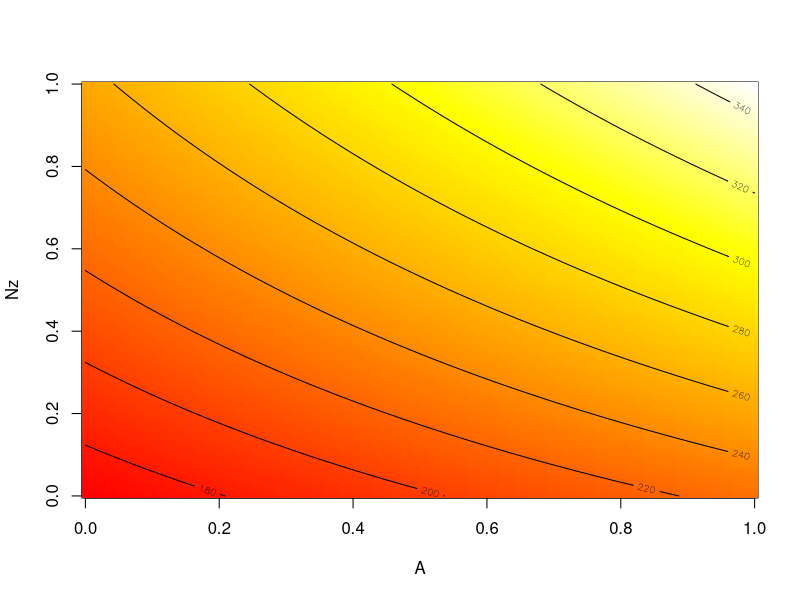
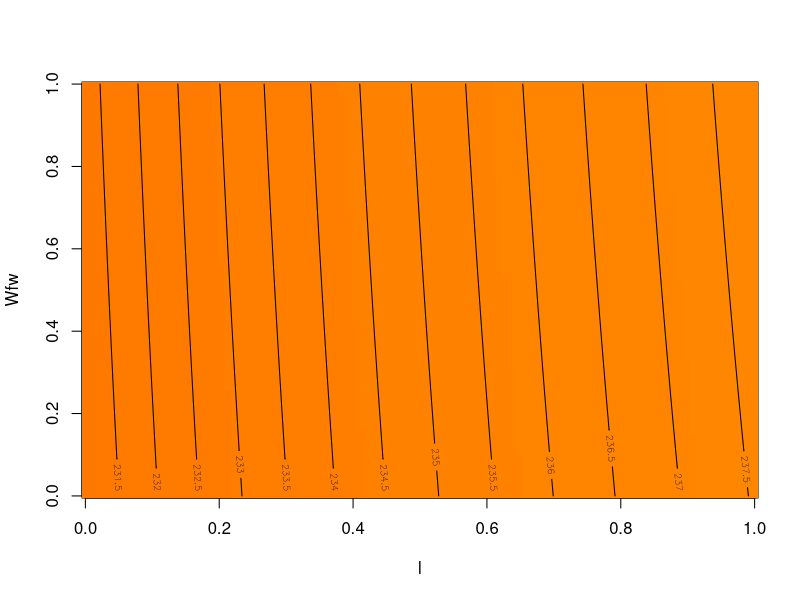

Write R code to recreate these figures, in order.
## Aircraft wing weight example

# S_w      Wing area
# W_fw     Weight of fuel in wing (lb)
# A        Aspect ratios
# \Lambda  Quarter-chord sweep (deg)
# q        Dynamic pressure at cruise (lb/ft^2)
# \lambda  Taper ratio
# R_tc     Aerofoil thickness to chord ratio
# N_z      Ultimate load factor
# W_dg     Final design gross weight (lb)


# wing weight function

wingwt <- function(Sw=0.48, Wfw=0.4, A=0.38, L=0.5, q=0.62, l=0.344, 
                   Rtc=0.4, Nz=0.37, Wdg=0.38)
{
  # put coded inputs back on natural scale
  Sw <- Sw*(200 - 150) + 150 
  Wfw <- Wfw*(300 - 220) + 220 
  A <- A*(10 - 6) + 6 
  L <- (L*(10 - (-10)) - 10) * pi/180
  q <- q*(45 - 16) + 16 
  l <- l*(1 - 0.5) + 0.5 
  Rtc <- Rtc*(0.18 - 0.08) + 0.08
  Nz <- Nz*(6 - 2.5) + 2.5
  Wdg <- Wdg*(2500 - 1700) + 1700
  
  # calculation on natural scale
  W <- 0.036*Sw^0.758 * Wfw^0.0035 * (A/cos(L)^2)^0.6 * q^0.006 
  W <- W * l^0.04 * (100*Rtc/cos(L))^(-0.3) * (Nz*Wdg)^(0.49)
  return(W)
}

# plot in 2D & heat color map

x <- seq(0, 1, length=100)
g <- expand.grid(x, x)
W.A.Nz <- wingwt(A=g[,1], Nz=g[,2])
cs <- heat.colors(128)
bs <- seq(min(W.A.Nz), max(W.A.Nz), length=129)
image(x, x, matrix(W.A.Nz, ncol=length(x)), col=cs, breaks=bs, 
      xlab="A", ylab="Nz")
contour(x, x, matrix(W.A.Nz, ncol=length(x)), add=TRUE)


# taper ratio and fuel weight

W.l.Wfw <- wingwt(l=g[,1], Wfw=g[,2])
image(x, x, matrix(W.l.Wfw,ncol=length(x)), col=cs, breaks=bs, 
      xlab="l", ylab="Wfw")
contour(x, x, matrix(W.l.Wfw, ncol=length(x)), add=TRUE)


